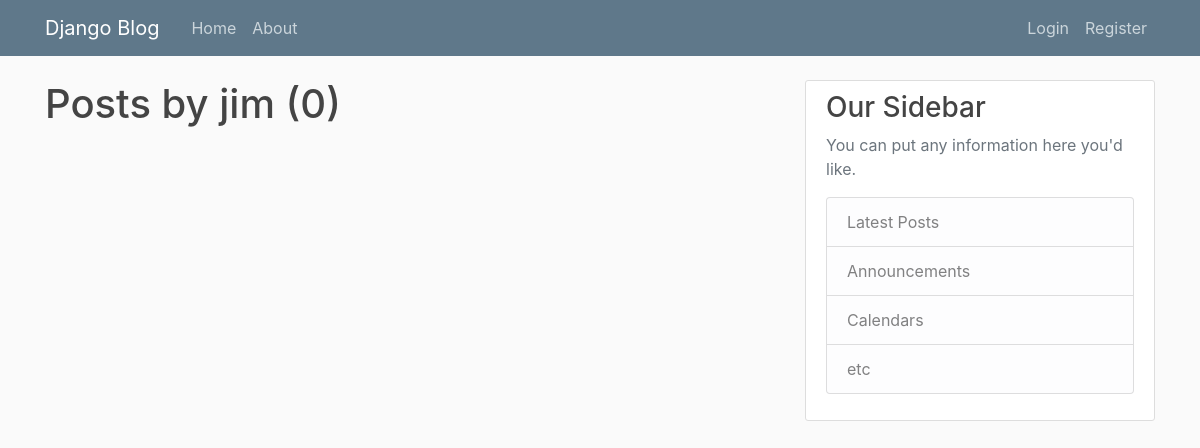
Page /user/jim on the earlier database version.
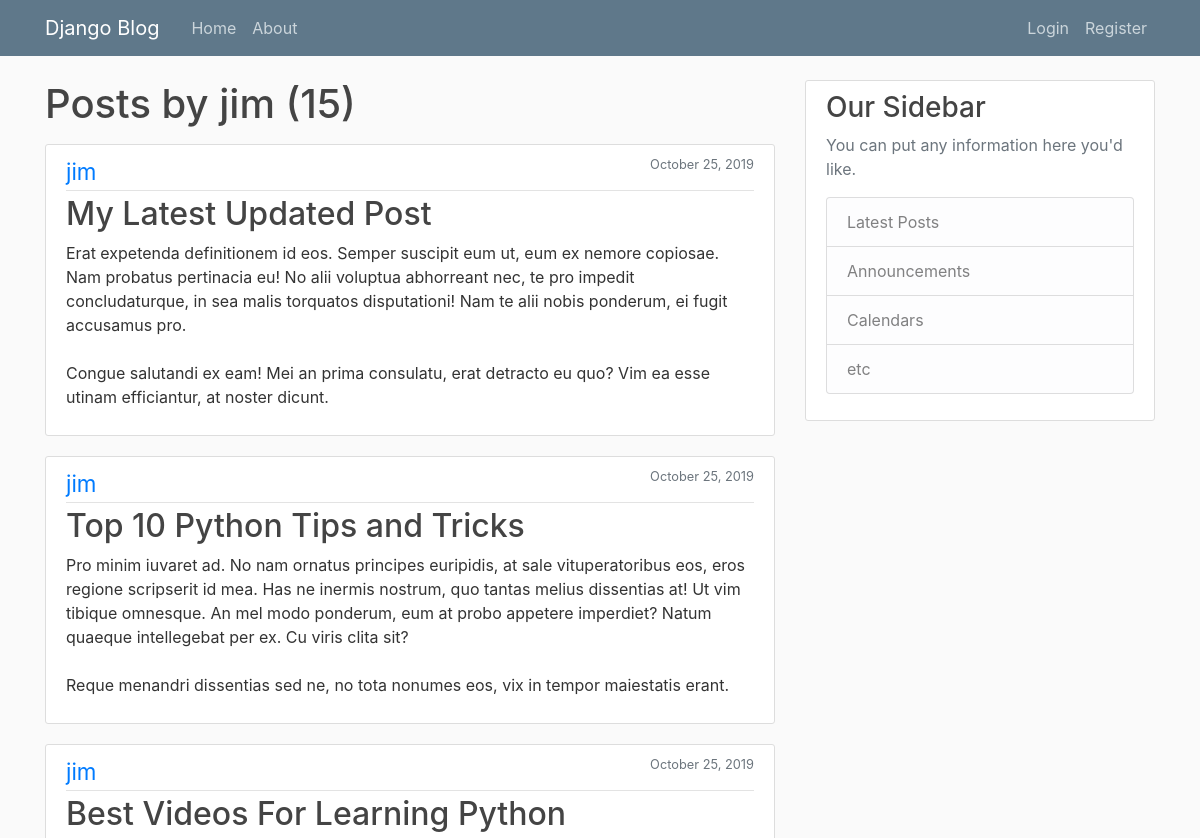
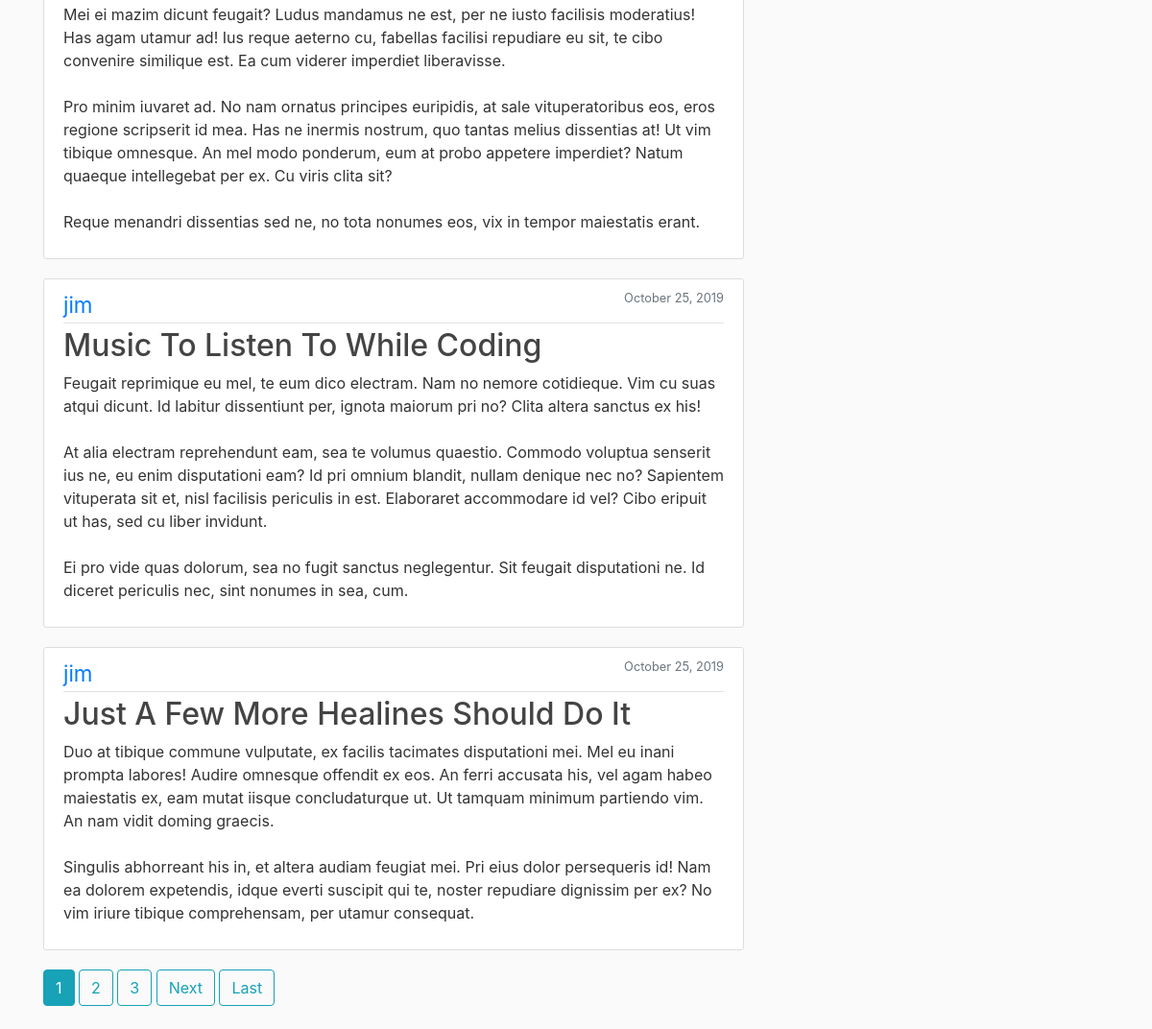
Same page on the later database version (2 pictures, top to bottom).
### blog/models.py (models this page shows, shortened)
class Post(models.Model):
    title = models.CharField(max_length=100)
    image = models.ImageField(blank=True, null=True)
    content = models.TextField()
    date_posted = models.DateTimeField(default=timezone.now)
    author = models.ForeignKey(User, on_delete=models.CASCADE)

### blog/views.py (the view)
# urls.py: path('user/<str:username>', UserPostListView.as_view(), name='user-posts'),
class UserPostListView(ListView):
    model = Post
    template_name = 'blog/user_posts.html'
    context_object_name = 'posts'
    paginate_by = 5
    def get_queryset(self):
        user = get_object_or_404(User, username=self.kwargs.get('username'))
        return Post.objects.filter(author=user).order_by("-date_posted")

### blog/templates/blog/user_posts.html (shortened to what this page needs)
{% extends "blog/base.html" %}
{% block content %}
<h1 class="mb-3">Posts by {{ view.kwargs.username }} ({{ page_obj.paginator.count }}) </h1>
{% for post in posts %}
<article class="media content-section">
    <div class="media-body">
        <div class="article-metadata">
            <a class="author-text" href="{% url 'user-posts' post.author.username %}">{{ post.author }}</a>
            <small class="text-muted float-right">{{ post.date_posted|date:"F d, Y" }}</small>
        </div>
        <h2><a class="article-title" href="{% url 'post-detail' post.id %}">{{ post.title }}</a></h2>
        <p class="article-content">{{ post.content }}</p>
    </div>
</article>
{% endfor %}
{% if is_paginated %}
{% for num in page_obj.paginator.page_range %}
{% if page_obj.number == num %}
<a class="btn btn-info mb-4" href="?page={{ num }}">{{ num }}</a>
{% elif num > page_obj.number|add:'-3' and num < page_obj.number|add:'3' %}
<a class="btn btn-outline-info mb-4" href="?page={{ num }}">{{ num }}</a>
{% endif %}
{% endfor %}
{% if page_obj.has_next %}
<a class="btn btn-outline-info mb-4" href="?page={{ page_obj.next_page_number }}">Next</a>
<a class="btn btn-outline-info mb-4" href="?page={{ page_obj.paginator.num_pages }}">Last</a>
{% endif %}
{% endif %}
{% endblock content %}

### blog/templates/blog/base.html (shortened to what this page needs)
{% load static %}
<!DOCTYPE html>
<html>
<head>
    <link rel="stylesheet" href="https://maxcdn.bootstrapcdn.com/bootstrap/4.0.0/css/bootstrap.min.css">
    <link rel="stylesheet" type="text/css" href="{% static 'blog/main.css' %}">
</head>
<body>
    <header class="site-header">
      <nav class="navbar navbar-expand-md navbar-dark bg-steel fixed-top">
        <div class="container">
          <a class="navbar-brand mr-4" href="{% url 'blog-home' %}">Django Blog</a>
          <div class="collapse navbar-collapse" id="navbarToggle">
            <div class="navbar-nav mr-auto">
              <a class="nav-item nav-link" href="{% url 'blog-home' %}">Home</a>
              <a class="nav-item nav-link" href="{% url 'blog-about' %}">About</a>
            </div>
            <div class="navbar-nav">
              {% if user.is_authenticated %}
                <a class="nav-item nav-link" href="{% url 'post-create' %}">New Post</a>
                <a class="nav-item nav-link" href="{% url 'profile' %}">Profile</a>
                <a class="nav-item nav-link" href="{% url 'logout' %}">Logout</a>
              {% else %}
                <a class="nav-item nav-link" href="{% url 'login' %}">Login</a>
                <a class="nav-item nav-link" href="{% url 'register' %}">Register</a>
              {% endif %}
            </div>
          </div>
        </div>
      </nav>
    </header>
    <main role="main" class="container">
      <div class="row">
        <div class="col-md-8">
          {% block content %}{% endblock %}
        </div>
        <div class="col-md-4">
          <div class="content-section">
            <h3>Our Sidebar</h3>
            <p class='text-muted'>You can put any information here you'd like.
              <ul class="list-group">
                <li class="list-group-item list-group-item-light">Latest Posts</li>
                <li class="list-group-item list-group-item-light">Announcements</li>
                <li class="list-group-item list-group-item-light">Calendars</li>
                <li class="list-group-item list-group-item-light">etc</li>
              </ul>
            </p>
          </div>
        </div>
      </div>
    </main>
</body>
</html>

### blog/static/blog/main.css (style rules this page uses)
body { background: #fafafa; color: #333333; margin-top: 5rem; }
h1, h2, h3, h4, h5, h6 { color: #444444; }
ul { margin: 0; }
.bg-steel { background-color: #5f788a; }
.site-header .navbar-nav .nav-link { color: #cbd5db; }
.content-section { background: #ffffff; padding: 10px 20px; border: 1px solid #dddddd; border-radius: 3px; margin-bottom: 20px; }
.article-title { color: #444444; }
.article-content { white-space: pre-line; }
.article-metadata { padding-bottom: 1px; margin-bottom: 4px; border-bottom: 1px solid #e3e3e3 }
.author-text { font-size: 1.4rem; }

Differences in the rows shown:
added Post: author "jim", date_posted "October 25, 2019", title "My Latest Updated Post", content "Erat expetenda definitionem id eos. Semper suscipit eum ut, eum ex nemore copiosae. Nam probatus pertinacia eu! No alii voluptua abhorreant nec, te pro impedit concludaturque, in sea malis torquatos disputationi! Nam te alii nobis ponderum, ei fugit accusamus pro. Congue salutandi ex eam! Mei an prima consulatu, erat detracto eu quo? Vim ea esse utinam efficiantur, at noster dicunt."
added Post: author "jim", date_posted "October 25, 2019", title "Top 10 Python Tips and Tricks", content "Pro minim iuvaret ad. No nam ornatus principes euripidis, at sale vituperatoribus eos, eros regione scripserit id mea. Has ne inermis nostrum, quo tantas melius dissentias at! Ut vim tibique omnesque. An mel modo ponderum, eum at probo appetere imperdiet? Natum quaeque intellegebat per ex. Cu viris clita sit? Reque menandri dissentias sed ne, no tota nonumes eos, vix in tempor maiestatis erant."
added Post: author "jim", date_posted "October 25, 2019", title "Best Videos For Learning Python", content "Mei ei mazim dicunt feugait? Ludus mandamus ne est, per ne iusto facilisis moderatius! Has agam utamur ad! Ius reque aeterno cu, fabellas facilisi repudiare eu sit, te cibo convenire similique est. Ea cum viderer imperdiet liberavisse. Pro minim iuvaret ad. No nam ornatus principes euripidis, at sale vituperatoribus eos, eros regione scripserit id mea. Has ne inermis nostrum, quo tantas melius dissentias at! Ut vim tibique omnesque. An mel modo ponderum, eum at probo appetere imperdiet? Natum quaeque intellegebat per ex. Cu viris clita sit? Reque menandri dissentias sed ne, no tota nonumes eos, vix in tempor maiestatis erant."
added Post: author "jim", date_posted "October 25, 2019", title "Music To Listen To While Coding", content "Feugait reprimique eu mel, te eum dico electram. Nam no nemore cotidieque. Vim cu suas atqui dicunt. Id labitur dissentiunt per, ignota maiorum pri no? Clita altera sanctus ex his! At alia electram reprehendunt eam, sea te volumus quaestio. Commodo voluptua senserit ius ne, eu enim disputationi eam? Id pri omnium blandit, nullam denique nec no? Sapientem vituperata sit et, nisl facilisis periculis in est. Elaboraret accommodare id vel? Cibo eripuit ut has, sed cu liber invidunt. Ei pro vide quas dolorum, sea no fugit sanctus neglegentur. Sit feugait disputationi ne. Id diceret periculis nec, sint nonumes in sea, cum."
added Post: author "jim", date_posted "October 25, 2019", title "Just A Few More Healines Should Do It", content "Duo at tibique commune vulputate, ex facilis tacimates disputationi mei. Mel eu inani prompta labores! Audire omnesque offendit ex eos. An ferri accusata his, vel agam habeo maiestatis ex, eam mutat iisque concludaturque ut. Ut tamquam minimum partiendo vim. An nam vidit doming graecis. Singulis abhorreant his in, et altera audiam feugiat mei. Pri eius dolor persequeris id! Nam ea dolorem expetendis, idque everti suscipit qui te, noster repudiare dignissim per ex? No vim iriure tibique comprehensam, per utamur consequat."
Other differences:
{{ page_obj.paginator.count }}: "0" → "15"
new list line: "1"
new list line: "2"
new list line: "3"
text now shown: "Next Last"
